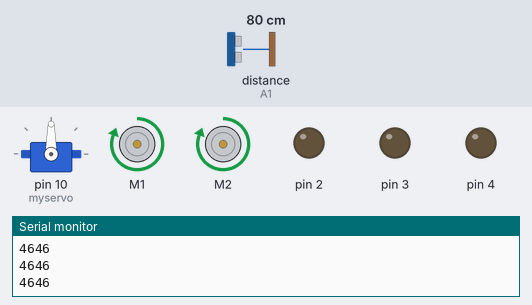
The sketch below on a simulated Arduino Uno, built with avr-gcc and run on an emulated ATmega328P. On the bench: servo, 2 × DC motor (green arrow = forward, orange = backward, longer = faster), output pins drawn as LEDs (lit = HIGH), the last lines printed to the serial monitor. Wiring (inferred from the names in the program): ultrasonic range finder: trigger A0; echo A1. The test bench sets the inputs (shaded band); at power-on: distance to the obstacle (sensor on A1) 80 cm. The echo pulse lasts 58.3 µs per cm; pins used as bus, display or sensor lines are not drawn.

Above: at 1.2 s.
1.3 s: distance to the obstacle (sensor on A1) set to 19 cm
3.2 s: distance to the obstacle (sensor on A1) set to 14 cm
At 4.5 s:
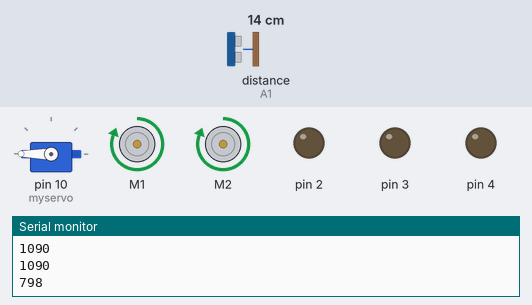
At 5.8 s:
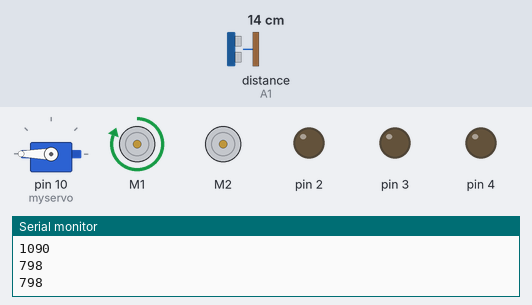
6.2 s: distance to the obstacle (sensor on A1) set to 18 cm
At 6.5 s:
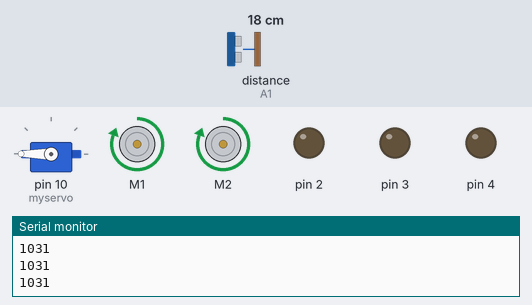
Timing chart, 0 to 9.2 s (numbered marks = the images above; inputs shaded):
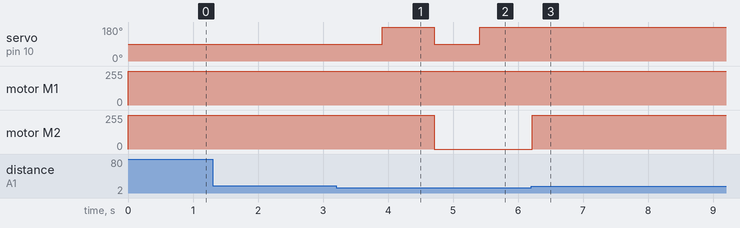

Measured:
- the behaviour switches between 17 and 16 cm on distance to the obstacle (sensor on A1) (found by bisection; images 0 and 1)
- after the input at 3.2 s, servo on pin 10 (myservo): 90° → 180° after 0.71 s, → 90° 0.80 s later, → 180° 0.70 s later; motor M2: forward 255/255 → stopped after 1.5 s
- after the input at 6.2 s, servo on pin 10 (myservo): stops changing and stays 180°; motor M2: stopped → forward 255/255 at once

The sketch:

abstacle_a____robot_.ino
```cpp
#include <Servo.h>
#include <AFMotor.h>
int trigPin=A0;
int echoPin = A1;
AF_DCMotor motor1(1);
AF_DCMotor motor2(2);
Servo myservo;
int distance=100;
int speedSet=0;
void setup()
{
  myservo.attach(10);
   pinMode(1, OUTPUT);
   pinMode(2, OUTPUT);
   pinMode(3, OUTPUT);
   pinMode(4, OUTPUT);
   pinMode(trigPin, OUTPUT);
  pinMode(echoPin, INPUT);
  Serial.begin(9600);
  motor1.setSpeed(255);
  motor2.setSpeed(255);
}

void loop() {
  long duration, distance;
  pinMode(trigPin, OUTPUT);
  digitalWrite(trigPin, LOW);
  delayMicroseconds(2);
  digitalWrite(trigPin, HIGH);
  delayMicroseconds(10);
  digitalWrite(trigPin, LOW);
  pinMode(echoPin, INPUT);
  duration = pulseIn(echoPin, HIGH);
 distance = (duration/29)/2;
Serial.println(duration);
    if(distance<=15)
    {
     int distanceR=lookLeft();
      delay(100);
     int distanceL=lookRight();
      delay(200);
      if(distanceR>distanceL)
      {
        turnLeft();
      }
      else
      {
        turnRight();
      }
    }
    else
    {
      moveForward();
    }
    }
    int lookRight()
    {
      myservo.write(180);
      delay(500);
     int passdistanceL=getdistance();
      delay(100);
     return passdistanceL;
    }
    int lookLeft()
    {
      myservo.write(90);
      delay(500);
      int passdistanceR=getdistance();
      delay(100);

      return passdistanceR;
    }
  void moveForward() {
   motor1.run(FORWARD);
   motor2.run(FORWARD);


}
void moveBackward() {
  motor1.run(BACKWARD);
  motor2.run(BACKWARD);

}
void moveStop(){
  motor1.run(RELEASE);
  motor2.run(RELEASE);
                     //wait after stopping
}

void turnLeft () {
 motor2.run(FORWARD);
 motor1.run(RELEASE);


}
void turnRight () {
  motor2.run(RELEASE);
  motor1.run(FORWARD);

}
int getdistance()
{
    long duration, distance;
  pinMode(trigPin, OUTPUT);
  digitalWrite(trigPin, LOW);
  delayMicroseconds(2);
  digitalWrite(trigPin, HIGH);
  delayMicroseconds(10);
  digitalWrite(trigPin, LOW);
  pinMode(echoPin, INPUT);
  duration = pulseIn(echoPin, HIGH);
 distance = (duration/2) / 29.1;
 return distance;
  }
```
